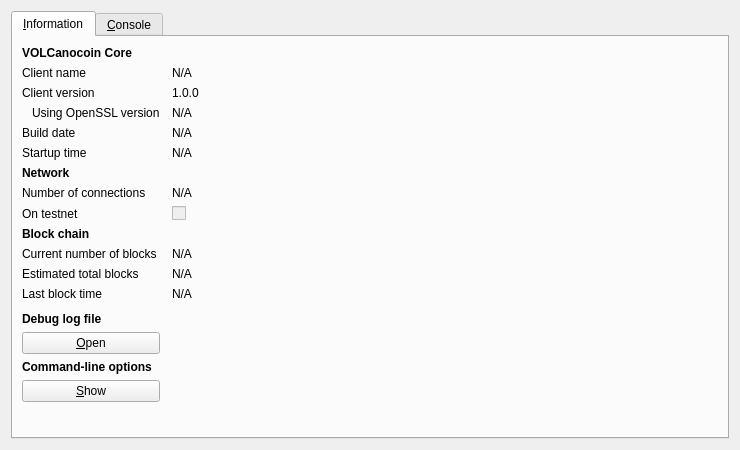
<?xml version="1.0" encoding="UTF-8"?>
<ui version="4.0">
 <class>RPCConsole</class>
 <widget class="QDialog" name="RPCConsole">
  <property name="geometry">
   <rect>
    <x>0</x>
    <y>0</y>
    <width>740</width>
    <height>450</height>
   </rect>
  </property>
  <property name="windowTitle">
   <string>VOLCanocoin - Debug window</string>
  </property>
  <layout class="QVBoxLayout" name="verticalLayout_2">
   <item>
    <widget class="QTabWidget" name="tabWidget">
     <property name="currentIndex">
      <number>0</number>
     </property>
     <widget class="QWidget" name="tab_info">
      <attribute name="title">
       <string>&amp;Information</string>
      </attribute>
      <layout class="QGridLayout" name="gridLayout" columnstretch="0,1">
       <property name="horizontalSpacing">
        <number>12</number>
       </property>
       <item row="0" column="0">
        <widget class="QLabel" name="label_9">
         <property name="font">
          <font>
           <weight>75</weight>
           <bold>true</bold>
          </font>
         </property>
         <property name="text">
          <string>VOLCanocoin Core</string>
         </property>
        </widget>
       </item>
       <item row="1" column="0">
        <widget class="QLabel" name="label_5">
         <property name="text">
          <string>Client name</string>
         </property>
        </widget>
       </item>
       <item row="1" column="1">
        <widget class="QLabel" name="clientName">
         <property name="cursor">
          <cursorShape>IBeamCursor</cursorShape>
         </property>
         <property name="text">
          <string>N/A</string>
         </property>
         <property name="textFormat">
          <enum>Qt::PlainText</enum>
         </property>
         <property name="textInteractionFlags">
          <set>Qt::LinksAccessibleByMouse|Qt::TextSelectableByKeyboard|Qt::TextSelectableByMouse</set>
         </property>
        </widget>
       </item>
       <item row="2" column="0">
        <widget class="QLabel" name="label_6">
         <property name="text">
          <string>Client version</string>
         </property>
        </widget>
       </item>
       <item row="2" column="1">
        <widget class="QLabel" name="clientVersion">
         <property name="cursor">
          <cursorShape>IBeamCursor</cursorShape>
         </property>
         <property name="text">
          <string>1.0.0</string>
         </property>
         <property name="textFormat">
          <enum>Qt::PlainText</enum>
         </property>
         <property name="textInteractionFlags">
          <set>Qt::LinksAccessibleByMouse|Qt::TextSelectableByKeyboard|Qt::TextSelectableByMouse</set>
         </property>
        </widget>
       </item>
       <item row="3" column="0">
        <widget class="QLabel" name="label_14">
         <property name="text">
          <string>Using OpenSSL version</string>
         </property>
         <property name="indent">
          <number>10</number>
         </property>
        </widget>
       </item>
       <item row="3" column="1">
        <widget class="QLabel" name="openSSLVersion">
         <property name="cursor">
          <cursorShape>IBeamCursor</cursorShape>
         </property>
         <property name="text">
          <string>N/A</string>
         </property>
         <property name="textFormat">
          <enum>Qt::PlainText</enum>
         </property>
         <property name="textInteractionFlags">
          <set>Qt::LinksAccessibleByMouse|Qt::TextSelectableByKeyboard|Qt::TextSelectableByMouse</set>
         </property>
        </widget>
       </item>
       <item row="4" column="0">
        <widget class="QLabel" name="label_12">
         <property name="text">
          <string>Build date</string>
         </property>
        </widget>
       </item>
       <item row="4" column="1">
        <widget class="QLabel" name="buildDate">
         <property name="cursor">
          <cursorShape>IBeamCursor</cursorShape>
         </property>
         <property name="text">
          <string>N/A</string>
         </property>
         <property name="textFormat">
          <enum>Qt::PlainText</enum>
         </property>
         <property name="textInteractionFlags">
          <set>Qt::LinksAccessibleByMouse|Qt::TextSelectableByKeyboard|Qt::TextSelectableByMouse</set>
         </property>
        </widget>
       </item>
       <item row="5" column="0">
        <widget class="QLabel" name="label_13">
         <property name="text">
          <string>Startup time</string>
         </property>
        </widget>
       </item>
       <item row="5" column="1">
        <widget class="QLabel" name="startupTime">
         <property name="cursor">
          <cursorShape>IBeamCursor</cursorShape>
         </property>
         <property name="text">
          <string>N/A</string>
         </property>
         <property name="textFormat">
          <enum>Qt::PlainText</enum>
         </property>
         <property name="textInteractionFlags">
          <set>Qt::LinksAccessibleByMouse|Qt::TextSelectableByKeyboard|Qt::TextSelectableByMouse</set>
         </property>
        </widget>
       </item>
       <item row="6" column="0">
        <widget class="QLabel" name="label_11">
         <property name="font">
          <font>
           <weight>75</weight>
           <bold>true</bold>
          </font>
         </property>
         <property name="text">
          <string>Network</string>
         </property>
        </widget>
       </item>
       <item row="7" column="0">
        <widget class="QLabel" name="label_7">
         <property name="text">
          <string>Number of connections</string>
         </property>
        </widget>
       </item>
       <item row="7" column="1">
        <widget class="QLabel" name="numberOfConnections">
         <property name="cursor">
          <cursorShape>IBeamCursor</cursorShape>
         </property>
         <property name="text">
          <string>N/A</string>
         </property>
         <property name="textFormat">
          <enum>Qt::PlainText</enum>
         </property>
         <property name="textInteractionFlags">
          <set>Qt::LinksAccessibleByMouse|Qt::TextSelectableByKeyboard|Qt::TextSelectableByMouse</set>
         </property>
        </widget>
       </item>
       <item row="8" column="0">
        <widget class="QLabel" name="label_8">
         <property name="text">
          <string>On testnet</string>
         </property>
        </widget>
       </item>
       <item row="8" column="1">
        <widget class="QCheckBox" name="isTestNet">
         <property name="enabled">
          <bool>false</bool>
         </property>
         <property name="text">
          <string/>
         </property>
        </widget>
       </item>
       <item row="9" column="0">
        <widget class="QLabel" name="label_10">
         <property name="font">
          <font>
           <weight>75</weight>
           <bold>true</bold>
          </font>
         </property>
         <property name="text">
          <string>Block chain</string>
         </property>
        </widget>
       </item>
       <item row="10" column="0">
        <widget class="QLabel" name="label_3">
         <property name="text">
          <string>Current number of blocks</string>
         </property>
        </widget>
       </item>
       <item row="10" column="1">
        <widget class="QLabel" name="numberOfBlocks">
         <property name="cursor">
          <cursorShape>IBeamCursor</cursorShape>
         </property>
         <property name="text">
          <string>N/A</string>
         </property>
         <property name="textFormat">
          <enum>Qt::PlainText</enum>
         </property>
         <property name="textInteractionFlags">
          <set>Qt::LinksAccessibleByMouse|Qt::TextSelectableByKeyboard|Qt::TextSelectableByMouse</set>
         </property>
        </widget>
       </item>
       <item row="11" column="0">
        <widget class="QLabel" name="label_4">
         <property name="text">
          <string>Estimated total blocks</string>
         </property>
        </widget>
       </item>
       <item row="11" column="1">
        <widget class="QLabel" name="totalBlocks">
         <property name="cursor">
          <cursorShape>IBeamCursor</cursorShape>
         </property>
         <property name="text">
          <string>N/A</string>
         </property>
         <property name="textFormat">
          <enum>Qt::PlainText</enum>
         </property>
         <property name="textInteractionFlags">
          <set>Qt::LinksAccessibleByMouse|Qt::TextSelectableByKeyboard|Qt::TextSelectableByMouse</set>
         </property>
        </widget>
       </item>
       <item row="12" column="0">
        <widget class="QLabel" name="label_2">
         <property name="text">
          <string>Last block time</string>
         </property>
        </widget>
       </item>
       <item row="12" column="1">
        <widget class="QLabel" name="lastBlockTime">
         <property name="cursor">
          <cursorShape>IBeamCursor</cursorShape>
         </property>
         <property name="text">
          <string>N/A</string>
         </property>
         <property name="textFormat">
          <enum>Qt::PlainText</enum>
         </property>
         <property name="textInteractionFlags">
          <set>Qt::LinksAccessibleByMouse|Qt::TextSelectableByKeyboard|Qt::TextSelectableByMouse</set>
         </property>
        </widget>
       </item>
       <item row="13" column="0">
        <spacer name="verticalSpacer_2">
         <property name="orientation">
          <enum>Qt::Vertical</enum>
         </property>
         <property name="sizeHint" stdset="0">
          <size>
           <width>20</width>
           <height>20</height>
          </size>
         </property>
        </spacer>
       </item>
       <item row="14" column="0">
        <widget class="QLabel" name="labelDebugLogfile">
         <property name="font">
          <font>
           <weight>75</weight>
           <bold>true</bold>
          </font>
         </property>
         <property name="text">
          <string>Debug log file</string>
         </property>
        </widget>
       </item>
       <item row="15" column="0">
        <widget class="QPushButton" name="openDebugLogfileButton">
         <property name="toolTip">
          <string>Open the VOLCanocoin debug log file from the current data directory. This can take a few seconds for large log files.</string>
         </property>
         <property name="text">
          <string>&amp;Open</string>
         </property>
         <property name="autoDefault">
          <bool>false</bool>
         </property>
        </widget>
       </item>
       <item row="16" column="0">
        <widget class="QLabel" name="labelCLOptions">
         <property name="font">
          <font>
           <weight>75</weight>
           <bold>true</bold>
          </font>
         </property>
         <property name="text">
          <string>Command-line options</string>
         </property>
        </widget>
       </item>
       <item row="17" column="0">
        <widget class="QPushButton" name="showCLOptionsButton">
         <property name="toolTip">
          <string>Show the VOLCanocoin-qt help message to get a list with possible VOLCanocoin command-line options.</string>
         </property>
         <property name="text">
          <string>&amp;Show</string>
         </property>
         <property name="autoDefault">
          <bool>false</bool>
         </property>
        </widget>
       </item>
       <item row="18" column="0">
        <spacer name="verticalSpacer">
         <property name="orientation">
          <enum>Qt::Vertical</enum>
         </property>
         <property name="sizeHint" stdset="0">
          <size>
           <width>20</width>
           <height>40</height>
          </size>
         </property>
        </spacer>
       </item>
      </layout>
     </widget>
     <widget class="QWidget" name="tab_console">
      <attribute name="title">
       <string>&amp;Console</string>
      </attribute>
      <layout class="QVBoxLayout" name="verticalLayout_3">
       <property name="spacing">
        <number>3</number>
       </property>
       <item>
        <widget class="QTextEdit" name="messagesWidget">
         <property name="minimumSize">
          <size>
           <width>0</width>
           <height>100</height>
          </size>
         </property>
         <property name="readOnly">
          <bool>true</bool>
         </property>
         <property name="tabKeyNavigation" stdset="0">
          <bool>false</bool>
         </property>
         <property name="columnCount" stdset="0">
          <number>2</number>
         </property>
        </widget>
       </item>
       <item>
        <layout class="QHBoxLayout" name="horizontalLayout">
         <property name="spacing">
          <number>3</number>
         </property>
         <item>
          <widget class="QLabel" name="label">
           <property name="text">
            <string notr="true">&gt;</string>
           </property>
          </widget>
         </item>
         <item>
          <widget class="QLineEdit" name="lineEdit"/>
         </item>
         <item>
          <widget class="QPushButton" name="clearButton">
           <property name="maximumSize">
            <size>
             <width>24</width>
             <height>24</height>
            </size>
           </property>
           <property name="toolTip">
            <string>Clear console</string>
           </property>
           <property name="text">
            <string/>
           </property>
           <property name="icon">
            <iconset resource="../bitcoin.qrc">
             <normaloff>:/icons/remove</normaloff>:/icons/remove</iconset>
           </property>
           <property name="shortcut">
            <string notr="true">Ctrl+L</string>
           </property>
           <property name="autoDefault">
            <bool>false</bool>
           </property>
          </widget>
         </item>
        </layout>
       </item>
      </layout>
     </widget>
    </widget>
   </item>
  </layout>
 </widget>
 <resources>
  <include location="../bitcoin.qrc"/>
 </resources>
 <connections/>
</ui>
